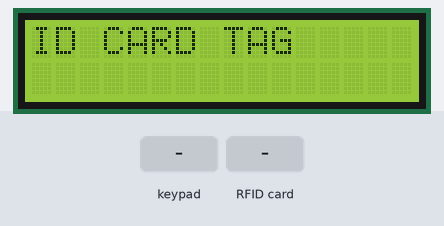
Bench run of a sketch on a simulated Arduino Mega 2560, built with avr-gcc and run on an emulated ATmega2560. Shown: 16×2 character LCD. The test bench sets the inputs (shaded band). The modem accepts every AT command (registered, SIM ready, sends succeed) and sends nothing else; what the sketch prints to the serial monitor is not drawn.

Above: at 9.4 s.
9.5 s: keypad keys 8 0 8 1 # pressed 0.4 s apart
At 12.4 s:
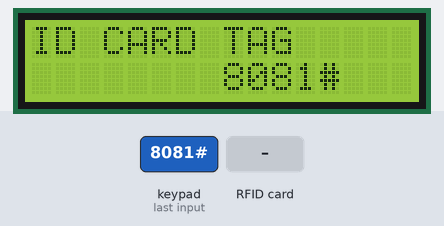
13.0 s: RFID card 12 34 56 78 held to the reader
At 13.6 s:
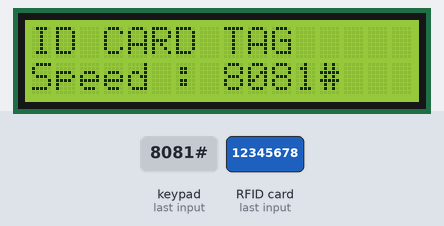
Timing chart, 0 to 16.0 s (numbered marks = the images above; inputs shaded):
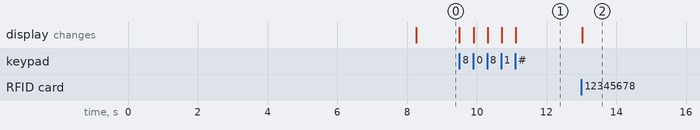

Measured:
- after the input at 9.5 s, the display: first changes at once (image 1 shows a later state)
- after the input at 13.0 s, the display: changes at once (image 2)

The sketch:

final_running.ino
```cpp
#include <SoftwareSerial.h>
#include <LiquidCrystal.h>
#include <Keypad.h>
#include<SPI.h>
#include<MFRC522.h>
#define SS_PIN 53
#define RST_PIN 49


LiquidCrystal lcd(4, 5, 6, 7, 8, 9);
MFRC522 mfrc522(SS_PIN, RST_PIN);

// 모바일 HostSpot의 ID와 패스워드 (변경할 부분)

const String SSID = "java";
const String PASSWORD = "12345678";
// 서버주소와 포트 (변경할 부분)
const String SERVER_IP = "192.168.137.1";
const String SERVER_PORT = "8081";
const byte ROWS = 4; //four rows
const byte COLS = 3; //three columns
char keys[ROWS][COLS] = {
  {'1', '2', '3'},
  {'4', '5', '6'},
  {'7', '8', '9'},
  {'*', '0', '#'}
};
byte rowPins[ROWS] = {31, 36, 35, 33}; //connect to the row pinouts of the keypad
byte colPins[COLS] = {32, 30, 34}; //connect to the column pinouts of the keypad

Keypad keypad = Keypad( makeKeymap(keys), rowPins, colPins, ROWS, COLS );


// AT 명령 저장
String cmd = "";
// 전송 데이터 저장
String sendData = "";
// WiFi 접속 실패 여부
boolean FAIL_8266 = false;

// TX, RX

void setup() {
  Serial3.flush();
  lcd.begin(16, 1);
  lcd.begin(16, 2);


  Serial.begin(9600);
  SPI.begin();
  mfrc522.PCD_Init();
  Serial.println("RFID reading UID");
  Serial.println("Start module connection");
  do {
    Serial3.begin(9600);
    // Serial38266 모듈 재시작
    Serial3.println("AT+RST");
    delay(1000);
    // 만약 재시작되었다면
    if (Serial3.find("ready")) {
      Serial.println("Module ready");
      // Serial38266 모듈의 모드를 듀얼모드로 설정 (클라이언트)
      Serial3.println("AT+CWMODE=1");
      delay(2000);
      // AP에 접속되면
      if (cwJoinAP()) {
        Serial.println("AP successful");
        FAIL_8266 = false;
        delay(5000);
        Serial.println("Start buffer initialization");
        while (Serial3.available() > 0) {
          char rid = Serial3.read();
          Serial.write(rid);
          char speed = Serial3.read();
          Serial.write(speed);
        }
        Serial.println();
        Serial.println("Buffer initialization terminated");
      } else {
        Serial.println("AP connection failure");
        delay(500);
        FAIL_8266 = true;
      }
    } else {
      Serial.println("Module connection failure");
      delay(500);
      FAIL_8266 = true;
    }
  } while (FAIL_8266);
  Serial.println("Module connection complete");
}

boolean a = true;
String sum = "";
String rfid_id = "";

void loop() {
  lcd.setCursor(0, 0);
  lcd.print("ID CARD TAG");
  if ( mfrc522.PICC_IsNewCardPresent()) {
    lcd.setCursor(0, 1);
    lcd.print("Speed : ");
    if (mfrc522.PICC_ReadCardSerial()) {
      Serial.print("Tag UID:");
      for (byte i = 0; i < mfrc522.uid.size; i++) {
        rfid_id += String(mfrc522.uid.uidByte[i], DEC);
      }
      Serial.println(rfid_id);
      sendDataToServer1(rfid_id);
      rfid_id = "";
      mfrc522.PICC_HaltA();
    }
  }

  char key = keypad.getKey();
  if (key){
    Serial.print(key);
    lcd.setCursor(8, 1);

    if (key == '*') {
      sendDataToServer2(sum);
      lcd.clear();
      sum = "";
    } else {
      sum += key;
      lcd.print(sum);
    }
  }


}


void sendDataToServer1(String data) {
  Serial.println("Start the data transfer part");
  cmd = "AT+CIPSTART=\"TCP\",\"" + SERVER_IP + "\"," + SERVER_PORT + "\r\n";
  Serial.println("Attempt to connect to server");
  Serial3.println(cmd);
  // 웹 서버에 접속되면
  if (Serial3.find("OK")) {
    Serial.println("Server connection successful");
  } else {
    Serial.println("Server connection failed");
  }

  // 서버로 GET 메시지 전송
  cmd = "GET /Project2_fitness/running2.do?rid=";
  cmd += data;
  cmd += "\r\nConnection: close\r\n\r\n";

  Serial.println(cmd);
  Serial3.print("AT+CIPSEND=");
  Serial3.println(cmd.length());
  if (Serial3.find("OK")) {
    Serial.println("Ready to send to server");
  } else {
    Serial.println("Failed to prepare to send to server");
  }
  Serial3.println(cmd);

  //데이터 전송이 완료되면
  if (Serial3.find("OK")) {
    Serial.println("Data transfer successful");
    Serial.println();
    delay(5000);
    Serial.println("Attempt to receive data");
    while (Serial3.available()) {
      Serial.write(Serial3.read());
    }
    Serial.println();
    Serial.println("End Receiving Data");
  } else {
    Serial.println("Data transfer failed");
    sendDataToServer1(data);
  }
  delay(10000);
}

void sendDataToServer2(String data) {
  Serial.println("Start the data transfer part");
  cmd = "AT+CIPSTART=\"TCP\",\"" + SERVER_IP + "\"," + SERVER_PORT + "\r\n";
  Serial.println("Attempt to connect to server");
  Serial3.println(cmd);
  // 웹 서버에 접속되면
  if (Serial3.find("OK")) {
    Serial.println("Server connection successful");
  } else {
    Serial.println("Server connection failed");
  }

  // 서버로 GET 메시지 전송
  cmd = "GET /Project2_fitness/running2.do?speed=";
  cmd += data;
  cmd += "\r\nConnection: close\r\n\r\n";

  Serial.println(cmd);
  Serial3.print("AT+CIPSEND=");
  Serial3.println(cmd.length());
  if (Serial3.find("OK")) {
    Serial.println("Ready to send to server");
  } else {
    Serial.println("Failed to prepare to send to server");
  }
  Serial3.println(cmd);

  //데이터 전송이 완료되면
  if (Serial3.find("OK")) {
    Serial.println("Data transfer successful");
    Serial.println();
    delay(5000);
    Serial.println("Attempt to receive data");
    while (Serial3.available()) {
      Serial.write(Serial3.read());
    }
    Serial.println();
    Serial.println("End Receiving Data");
  } else {
    Serial.println("Data transfer failed");
    sendDataToServer2(data);
  }
  delay(10000);
}

boolean cwJoinAP() {
  String cmd = "AT+CWJAP=\"" + SSID + "\",\"" + PASSWORD + "\"";
  Serial3.println(cmd);
  if (Serial3.find("OK")) {
    return true;
  } else {
    return false;
  }
}
```
